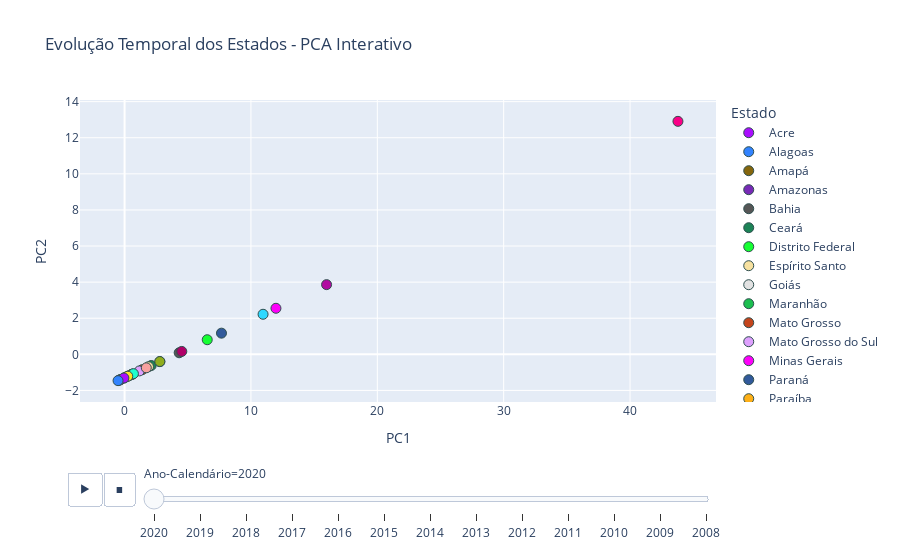

This figure's notebook cell:
### Code cell
fig = px.scatter(
    pca_df,
    x="PC1", y="PC2",
    color="Estado",
    animation_frame="Ano-Calendário",
    title="Evolução Temporal dos Estados - PCA Interativo",
    color_discrete_sequence=px.colors.qualitative.Alphabet
)
fig.update_traces(marker=dict(size=10, line=dict(width=1, color='DarkSlateGrey')))
fig.show()

### Figure 1 — Plotly figure (JSON) as saved in the notebook; plotly's stock layout.template omitted (floating-point values rounded to 4 significant figures)
{"data": [{"hovertemplate": "Estado=Acre<br>Ano-Calendário=2020<br>PC1=%{x}<br>PC2=%{y}<extra></extra>", "legendgroup": "Acre", "marker": {"color": "#AA0DFE", "line": {"color": "DarkSlateGrey", "width": 1}, "size": 10, "symbol": "circle"}, "mode": "markers", "name": "Acre", "orientation": "v", "showlegend": true, "type": "scatter", "x": [-0.421], "xaxis": "x", "y": [-1.43], "yaxis": "y"}, {"hovertemplate": "Estado=Alagoas<br>Ano-Calendário=2020<br>PC1=%{x}<br>PC2=%{y}<extra></extra>", "legendgroup": "Alagoas", "marker": {"color": "#3283FE", "line": {"color": "DarkSlateGrey", "width": 1}, "size": 10, "symbol": "circle"}, "mode": "markers", "name": "Alagoas", "orientation": "v", "showlegend": true, "type": "scatter", "x": [0.3518], "xaxis": "x", "y": [-1.183], "yaxis": "y"}, {"hovertemplate": "Estado=Amapá<br>Ano-Calendário=2020<br>PC1=%{x}<br>PC2=%{y}<extra></extra>", "legendgroup": "Amapá", "marker": {"color": "#85660D", "line": {"color": "DarkSlateGrey", "width": 1}, "size": 10, "symbol": "circle"}, "mode": "markers", "name": "Amapá", "orientation": "v", "showlegend": true, "type": "scatter", "x": [-0.3022], "xaxis": "x", "y": [-1.392], "yaxis": "y"}, {"hovertemplate": "Estado=Amazonas<br>Ano-Calendário=2020<br>PC1=%{x}<br>PC2=%{y}<extra></extra>", "legendgroup": "Amazonas", "marker": {"color": "#782AB6", "line": {"color": "DarkSlateGrey", "width": 1}, "size": 10, "symbol": "circle"}, "mode": "markers", "name": "Amazonas", "orientation": "v", "showlegend": true, "type": "scatter", "x": [0.5953], "xaxis": "x", "y": [-1.106], "yaxis": "y"}, {"hovertemplate": "Estado=Bahia<br>Ano-Calendário=2020<br>PC1=%{x}<br>PC2=%{y}<extra></extra>", "legendgroup": "Bahia", "marker": {"color": "#565656", "line": {"color": "DarkSlateGrey", "width": 1}, "size": 10, "symbol": "circle"}, "mode": "markers", "name": "Bahia", "orientation": "v", "showlegend": true, "type": "scatter", "x": [4.32], "xaxis": "x", "y": [0.08609], "yaxis": "y"}, {"hovertemplate": "Estado=Ceará<br>Ano-Calendário=2020<br>PC1=%{x}<br>PC2=%{y}<extra></extra>", "legendgroup": "Ceará", "marker": {"color": "#1C8356", "line": {"color": "DarkSlateGrey", "width": 1}, "size": 10, "symbol": "circle"}, "mode": "markers", "name": "Ceará", "orientation": "v", "showlegend": true, "type": "scatter", "x": [2.106], "xaxis": "x", "y": [-0.6214], "yaxis": "y"}, {"hovertemplate": "Estado=Distrito Federal<br>Ano-Calendário=2020<br>PC1=%{x}<br>PC2=%{y}<extra></extra>", "legendgroup": "Distrito Federal", "marker": {"color": "#16FF32", "line": {"color": "DarkSlateGrey", "width": 1}, "size": 10, "symbol": "circle"}, "mode": "markers", "name": "Distrito Federal", "orientation": "v", "showlegend": true, "type": "scatter", "x": [6.54], "xaxis": "x", "y": [0.8084], "yaxis": "y"}, {"hovertemplate": "Estado=Espírito Santo<br>Ano-Calendário=2020<br>PC1=%{x}<br>PC2=%{y}<extra></extra>", "legendgroup": "Espírito Santo", "marker": {"color": "#F7E1A0", "line": {"color": "DarkSlateGrey", "width": 1}, "size": 10, "symbol": "circle"}, "mode": "markers", "name": "Espírito Santo", "orientation": "v", "showlegend": true, "type": "scatter", "x": [1.891], "xaxis": "x", "y": [-0.6875], "yaxis": "y"}, {"hovertemplate": "Estado=Goiás<br>Ano-Calendário=2020<br>PC1=%{x}<br>PC2=%{y}<extra></extra>", "legendgroup": "Goiás", "marker": {"color": "#E2E2E2", "line": {"color": "DarkSlateGrey", "width": 1}, "size": 10, "symbol": "circle"}, "mode": "markers", "name": "Goiás", "orientation": "v", "showlegend": true, "type": "scatter", "x": [2.794], "xaxis": "x", "y": [-0.4057], "yaxis": "y"}, {"hovertemplate": "Estado=Maranhão<br>Ano-Calendário=2020<br>PC1=%{x}<br>PC2=%{y}<extra></extra>", "legendgroup": "Maranhão", "marker": {"color": "#1CBE4F", "line": {"color": "DarkSlateGrey", "width": 1}, "size": 10, "symbol": "circle"}, "mode": "markers", "name": "Maranhão", "orientation": "v", "showlegend": true, "type": "scatter", "x": [0.5289], "xaxis": "x", "y": [-1.128], "yaxis": "y"}, {"hovertemplate": "Estado=Mato Grosso<br>Ano-Calendário=2020<br>PC1=%{x}<br>PC2=%{y}<extra></extra>", "legendgroup": "Mato Grosso", "marker": {"color": "#C4451C", "line": {"color": "DarkSlateGrey", "width": 1}, "size": 10, "symbol": "circle"}, "mode": "markers", "name": "Mato Grosso", "orientation": "v", "showlegend": true, "type": "scatter", "x": [1.392], "xaxis": "x", "y": [-0.8518], "yaxis": "y"}, {"hovertemplate": "Estado=Mato Grosso do Sul<br>Ano-Calendário=2020<br>PC1=%{x}<br>PC2=%{y}<extra></extra>", "legendgroup": "Mato Grosso do Sul", "marker": {"color": "#DEA0FD", "line": {"color": "DarkSlateGrey", "width": 1}, "size": 10, "symbol": "circle"}, "mode": "markers", "name": "Mato Grosso do Sul", "orientation": "v", "showlegend": true, "type": "scatter", "x": [1.171], "xaxis": "x", "y": [-0.9194], "yaxis": "y"}, {"hovertemplate": "Estado=Minas Gerais<br>Ano-Calendário=2020<br>PC1=%{x}<br>PC2=%{y}<extra></extra>", "legendgroup": "Minas Gerais", "marker": {"color": "#FE00FA", "line": {"color": "DarkSlateGrey", "width": 1}, "size": 10, "symbol": "circle"}, "mode": "markers", "name": "Minas Gerais", "orientation": "v", "showlegend": true, "type": "scatter", "x": [11.98], "xaxis": "x", "y": [2.551], "yaxis": "y"}, {"hovertemplate": "Estado=Paraná<br>Ano-Calendário=2020<br>PC1=%{x}<br>PC2=%{y}<extra></extra>", "legendgroup": "Paraná", "marker": {"color": "#325A9B", "line": {"color": "DarkSlateGrey", "width": 1}, "size": 10, "symbol": "circle"}, "mode": "markers", "name": "Paraná", "orientation": "v", "showlegend": true, "type": "scatter", "x": [7.667], "xaxis": "x", "y": [1.173], "yaxis": "y"}, {"hovertemplate": "Estado=Paraíba<br>Ano-Calendário=2020<br>PC1=%{x}<br>PC2=%{y}<extra></extra>", "legendgroup": "Paraíba", "marker": {"color": "#FEAF16", "line": {"color": "DarkSlateGrey", "width": 1}, "size": 10, "symbol": "circle"}, "mode": "markers", "name": "Paraíba", "orientation": "v", "showlegend": true, "type": "scatter", "x": [0.6234], "xaxis": "x", "y": [-1.097], "yaxis": "y"}, {"hovertemplate": "Estado=Pará<br>Ano-Calendário=2020<br>PC1=%{x}<br>PC2=%{y}<extra></extra>", "legendgroup": "Pará", "marker": {"color": "#F8A19F", "line": {"color": "DarkSlateGrey", "width": 1}, "size": 10, "symbol": "circle"}, "mode": "markers", "name": "Pará", "orientation": "v", "showlegend": true, "type": "scatter", "x": [1.719], "xaxis": "x", "y": [-0.7474], "yaxis": "y"}, {"hovertemplate": "Estado=Pernambuco<br>Ano-Calendário=2020<br>PC1=%{x}<br>PC2=%{y}<extra></extra>", "legendgroup": "Pernambuco", "marker": {"color": "#90AD1C", "line": {"color": "DarkSlateGrey", "width": 1}, "size": 10, "symbol": "circle"}, "mode": "markers", "name": "Pernambuco", "orientation": "v", "showlegend": true, "type": "scatter", "x": [2.787], "xaxis": "x", "y": [-0.3998], "yaxis": "y"}, {"hovertemplate": "Estado=Piauí<br>Ano-Calendário=2020<br>PC1=%{x}<br>PC2=%{y}<extra></extra>", "legendgroup": "Piauí", "marker": {"color": "#F6222E", "line": {"color": "DarkSlateGrey", "width": 1}, "size": 10, "symbol": "circle"}, "mode": "markers", "name": "Piauí", "orientation": "v", "showlegend": true, "type": "scatter", "x": [0.1473], "xaxis": "x", "y": [-1.249], "yaxis": "y"}, {"hovertemplate": "Estado=Rio Grande do Norte<br>Ano-Calendário=2020<br>PC1=%{x}<br>PC2=%{y}<extra></extra>", "legendgroup": "Rio Grande do Norte", "marker": {"color": "#1CFFCE", "line": {"color": "DarkSlateGrey", "width": 1}, "size": 10, "symbol": "circle"}, "mode": "markers", "name": "Rio Grande do Norte", "orientation": "v", "showlegend": true, "type": "scatter", "x": [0.6995], "xaxis": "x", "y": [-1.072], "yaxis": "y"}, {"hovertemplate": "Estado=Rio Grande do Sul<br>Ano-Calendário=2020<br>PC1=%{x}<br>PC2=%{y}<extra></extra>", "legendgroup": "Rio Grande do Sul", "marker": {"color": "#2ED9FF", "line": {"color": "DarkSlateGrey", "width": 1}, "size": 10, "symbol": "circle"}, "mode": "markers", "name": "Rio Grande do Sul", "orientation": "v", "showlegend": true, "type": "scatter", "x": [10.96], "xaxis": "x", "y": [2.219], "yaxis": "y"}, {"hovertemplate": "Estado=Rio de Janeiro<br>Ano-Calendário=2020<br>PC1=%{x}<br>PC2=%{y}<extra></extra>", "legendgroup": "Rio de Janeiro", "marker": {"color": "#B10DA1", "line": {"color": "DarkSlateGrey", "width": 1}, "size": 10, "symbol": "circle"}, "mode": "markers", "name": "Rio de Janeiro", "orientation": "v", "showlegend": true, "type": "scatter", "x": [15.98], "xaxis": "x", "y": [3.862], "yaxis": "y"}, {"hovertemplate": "Estado=Rondônia<br>Ano-Calendário=2020<br>PC1=%{x}<br>PC2=%{y}<extra></extra>", "legendgroup": "Rondônia", "marker": {"color": "#C075A6", "line": {"color": "DarkSlateGrey", "width": 1}, "size": 10, "symbol": "circle"}, "mode": "markers", "name": "Rondônia", "orientation": "v", "showlegend": true, "type": "scatter", "x": [-0.04327], "xaxis": "x", "y": [-1.31], "yaxis": "y"}, {"hovertemplate": "Estado=Roraima<br>Ano-Calendário=2020<br>PC1=%{x}<br>PC2=%{y}<extra></extra>", "legendgroup": "Roraima", "marker": {"color": "#FC1CBF", "line": {"color": "DarkSlateGrey", "width": 1}, "size": 10, "symbol": "circle"}, "mode": "markers", "name": "Roraima", "orientation": "v", "showlegend": true, "type": "scatter", "x": [-0.3826], "xaxis": "x", "y": [-1.419], "yaxis": "y"}, {"hovertemplate": "Estado=Santa Catarina<br>Ano-Calendário=2020<br>PC1=%{x}<br>PC2=%{y}<extra></extra>", "legendgroup": "Santa Catarina", "marker": {"color": "#B00068", "line": {"color": "DarkSlateGrey", "width": 1}, "size": 10, "symbol": "circle"}, "mode": "markers", "name": "Santa Catarina", "orientation": "v", "showlegend": true, "type": "scatter", "x": [4.527], "xaxis": "x", "y": [0.1608], "yaxis": "y"}, {"hovertemplate": "Estado=Sergipe<br>Ano-Calendário=2020<br>PC1=%{x}<br>PC2=%{y}<extra></extra>", "legendgroup": "Sergipe", "marker": {"color": "#FBE426", "line": {"color": "DarkSlateGrey", "width": 1}, "size": 10, "symbol": "circle"}, "mode": "markers", "name": "Sergipe", "orientation": "v", "showlegend": true, "type": "scatter", "x": [0.2522], "xaxis": "x", "y": [-1.214], "yaxis": "y"}, {"hovertemplate": "Estado=São Paulo<br>Ano-Calendário=2020<br>PC1=%{x}<br>PC2=%{y}<extra></extra>", "legendgroup": "São Paulo", "marker": {"color": "#FA0087", "line": {"color": "DarkSlateGrey", "width": 1}, "size": 10, "symbol": "circle"}, "mode": "markers", "name": "São Paulo", "orientation": "v", "showlegend": true, "type": "scatter", "x": [43.79], "xaxis": "x", "y": [12.91], "yaxis": "y"}, {"hovertemplate": "Estado=Tocantins<br>Ano-Calendário=2020<br>PC1=%{x}<br>PC2=%{y}<extra></extra>", "legendgroup": "Tocantins", "marker": {"color": "#AA0DFE", "line": {"color": "DarkSlateGrey", "width": 1}, "size": 10, "symbol": "circle"}, "mode": "markers", "name": "Tocantins", "orientation": "v", "showlegend": true, "type": "scatter", "x": [-0.05614], "xaxis": "x", "y": [-1.314], "yaxis": "y"}, {"hovertemplate": "Estado=Não identificado<br>Ano-Calendário=2020<br>PC1=%{x}<br>PC2=%{y}<extra></extra>", "legendgroup": "Não identificado", "marker": {"color": "#3283FE", "line": {"color": "DarkSlateGrey", "width": 1}, "size": 10, "symbol": "circle"}, "mode": "markers", "name": "Não identificado", "orientation": "v", "showlegend": true, "type": "scatter", "x": [-0.5172], "xaxis": "x", "y": [-1.459], "yaxis": "y"}], "layout": {"autosize": true, "legend": {"title": {"text": "Estado"}, "tracegroupgap": 0}, "sliders": [{"active": 0, "currentvalue": {"prefix": "Ano-Calendário="}, "len": 0.9, "pad": {"b": 10, "t": 60}, "steps": [{"args": [["2020"], {"frame": {"duration": 0, "redraw": false}, "fromcurrent": true, "mode": "immediate", "transition": {"duration": 0, "easing": "linear"}}], "label": "2020", "method": "animate"}, {"args": [["2019"], {"frame": {"duration": 0, "redraw": false}, "fromcurrent": true, "mode": "immediate", "transition": {"duration": 0, "easing": "linear"}}], "label": "2019", "method": "animate"}, {"args": [["2018"], {"frame": {"duration": 0, "redraw": false}, "fromcurrent": true, "mode": "immediate", "transition": {"duration": 0, "easing": "linear"}}], "label": "2018", "method": "animate"}, {"args": [["2017"], {"frame": {"duration": 0, "redraw": false}, "fromcurrent": true, "mode": "immediate", "transition": {"duration": 0, "easing": "linear"}}], "label": "2017", "method": "animate"}, {"args": [["2016"], {"frame": {"duration": 0, "redraw": false}, "fromcurrent": true, "mode": "immediate", "transition": {"duration": 0, "easing": "linear"}}], "label": "2016", "method": "animate"}, {"args": [["2015"], {"frame": {"duration": 0, "redraw": false}, "fromcurrent": true, "mode": "immediate", "transition": {"duration": 0, "easing": "linear"}}], "label": "2015", "method": "animate"}, {"args": [["2014"], {"frame": {"duration": 0, "redraw": false}, "fromcurrent": true, "mode": "immediate", "transition": {"duration": 0, "easing": "linear"}}], "label": "2014", "method": "animate"}, {"args": [["2013"], {"frame": {"duration": 0, "redraw": false}, "fromcurrent": true, "mode": "immediate", "transition": {"duration": 0, "easing": "linear"}}], "label": "2013", "method": "animate"}, {"args": [["2012"], {"frame": {"duration": 0, "redraw": false}, "fromcurrent": true, "mode": "immediate", "transition": {"duration": 0, "easing": "linear"}}], "label": "2012", "method": "animate"}, {"args": [["2011"], {"frame": {"duration": 0, "redraw": false}, "fromcurrent": true, "mode": "immediate", "transition": {"duration": 0, "easing": "linear"}}], "label": "2011", "method": "animate"}, {"args": [["2010"], {"frame": {"duration": 0, "redraw": false}, "fromcurrent": true, "mode": "immediate", "transition": {"duration": 0, "easing": "linear"}}], "label": "2010", "method": "animate"}, {"args": [["2009"], {"frame": {"duration": 0, "redraw": false}, "fromcurrent": true, "mode": "immediate", "transition": {"duration": 0, "easing": "linear"}}], "label": "2009", "method": "animate"}, {"args": [["2008"], {"frame": {"duration": 0, "redraw": false}, "fromcurrent": true, "mode": "immediate", "transition": {"duration": 0, "easing": "linear"}}], "label": "2008", "method": "animate"}], "x": 0.1, "xanchor": "left", "y": 0, "yanchor": "top"}], "title": {"text": "Evolução Temporal dos Estados - PCA Interativo"}, "updatemenus": [{"buttons": [{"args": [null, {"frame": {"duration": 500, "redraw": false}, "fromcurrent": true, "mode": "immediate", "transition": {"duration": 500, "easing": "linear"}}], "label": "&#9654;", "method": "animate"}, {"args": [[null], {"frame": {"duration": 0, "redraw": false}, "fromcurrent": true, "mode": "immediate", "transition": {"duration": 0, "easing": "linear"}}], "label": "&#9724;", "method": "animate"}], "direction": "left", "pad": {"r": 10, "t": 70}, "showactive": false, "type": "buttons", "x": 0.1, "xanchor": "right", "y": 0, "yanchor": "top"}], "xaxis": {"anchor": "y", "autorange": true, "domain": [0, 1], "range": [-3.411, 46.69], "title": {"text": "PC1"}, "type": "linear"}, "yaxis": {"anchor": "x", "autorange": true, "domain": [0, 1], "range": [-3.46, 14.91], "title": {"text": "PC2"}, "type": "linear"}}}
